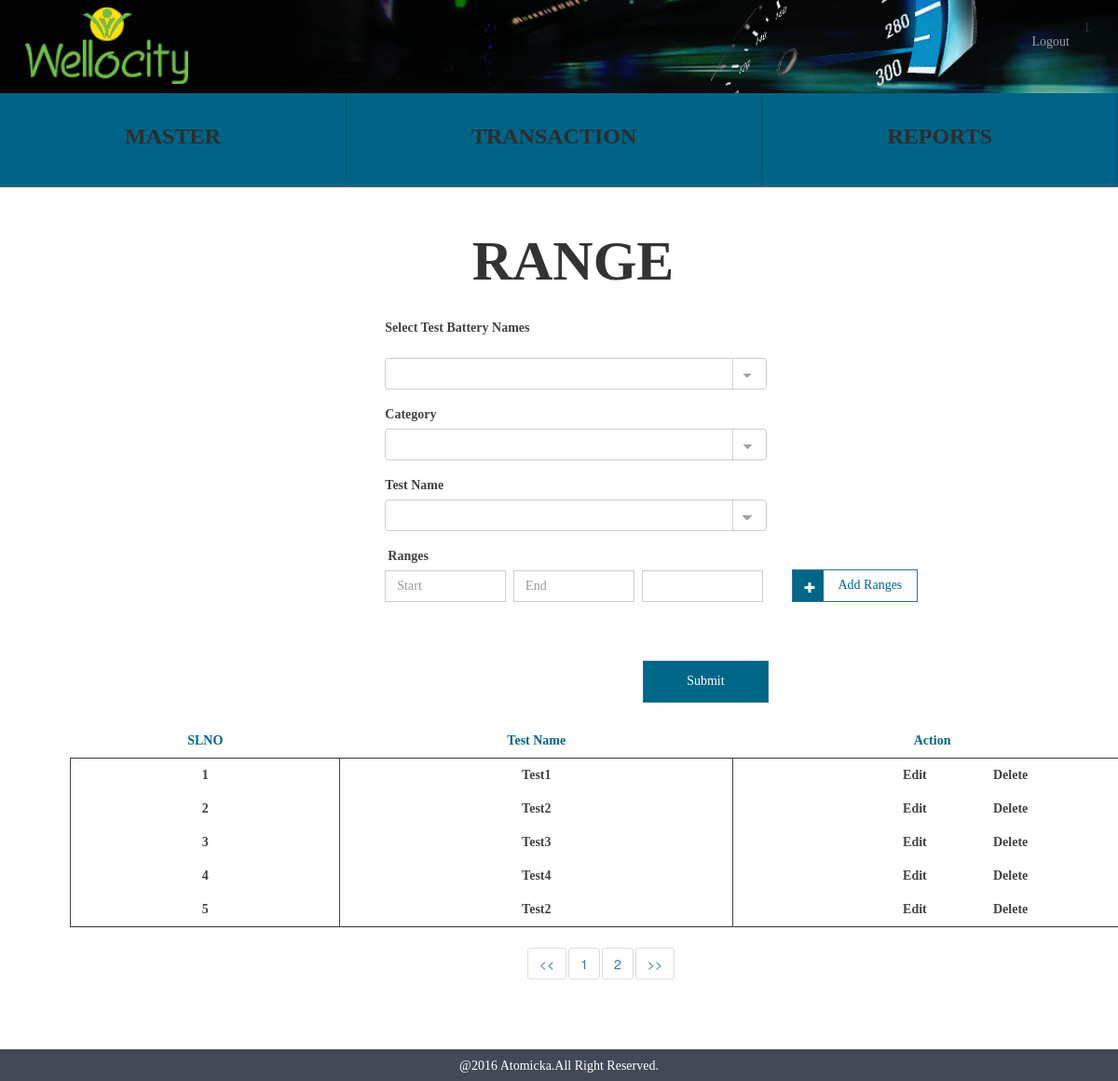
/range.php (signed in), run on the app's committed database.
### tables this page shows
CREATE TABLE IF NOT EXISTS `wc_range` (
  `range_id` int(10) NOT NULL AUTO_INCREMENT COMMENT 'Stores the range id',
  `rangetestbattery_id` int(10) NOT NULL COMMENT 'Stores the reference testbattery id for handling range',
  `rangecategories_id` int(10) NOT NULL COMMENT 'Stores the reference categories id for handling range',
  `rangetest_id` int(10) NOT NULL COMMENT 'Stores the reference test id for handling range',
  `range_status` tinyint(1) NOT NULL COMMENT 'Stores the range status either active or inactive',
  `range_createddate` timestamp NOT NULL DEFAULT CURRENT_TIMESTAMP COMMENT 'Stores the created date of the range',
  PRIMARY KEY (`range_id`),
  KEY `rangetestbattery_id` (`rangetestbattery_id`),
  KEY `rangecategories_id` (`rangecategories_id`),
  KEY `rangetest_id` (`rangetest_id`)
);

CREATE TABLE IF NOT EXISTS `wc_test` (
  `test_id` int(10) NOT NULL AUTO_INCREMENT,
  `test_name` varchar(100) NOT NULL,
  `test_status` tinyint(1) NOT NULL,
  `test_createddate` timestamp NOT NULL DEFAULT CURRENT_TIMESTAMP,
  PRIMARY KEY (`test_id`)
);

### functions/test_battery_functions.php (called while the page is built, shortened)
<?php
class testbatteryfunction{
    public function testbatterySelect(){
      $res = mysql_query("SELECT * FROM wc_testbattery where testbattery_status='1'")or die(mysql_error());
      return $res;
    }
}
 ?>

### functions/category_function.php (called while the page is built, shortened)
<?php
class categoryfunction{
    public function categoryselectfunction(){
      $temp_arr = array();
      $res = mysql_query("SELECT * FROM wc_categories") or die(mysql_error());
      while($row = mysql_fetch_array($res)) {
          $temp_arr[] =$row;
      }
      return $temp_arr;
      }
}
 ?>

### functions/test_functions.php (called while the page is built, shortened)
<?php
class testfunction{
    public function testSelect(){
      $res = mysql_query("SELECT * FROM wc_test where test_status='1'")or die(mysql_error());
      return $res;
    }
}
 ?>

### functions/range_function.php (called while the page is built, shortened)
<?php
 	class rangeFunction {
		public function rangeSelect(){
			$res = mysql_query("select * from wc_range r,wc_test t where r.rangetest_id=t.test_id and r.range_status='1'")or die(mysql_error());
			return $res;
		}
	}
?>

### range.php (the view, shortened to what this page needs)
<?php require_once "session.php";
	  require_once "header.php";
	  require_once 'functions/range_function.php';
	  require_once "functions/test_battery_functions.php";
	  require_once "functions/category_function.php";
	  require_once "functions/test_functions.php";
	  $rangeFunction = new rangeFunction();
	  $testbatteryfunction =  new testbatteryfunction();
	  $categoryfunction = new categoryfunction();
	  $testfunction = new testfunction();
?>
<div class="container">
	<div class="container align_center align_height">
		<span class="sports">RANGE</span>
	</div>
	<div class="container">
		<div class="col-xs-12 col-md-11">
			<div class="col-md-4 hidden-xs"></div>
			<div class="col-xs-12 col-md-7 align_margin">
				<form name="range_form" id="range_form_id">
					<div class="form-group">
						  <label for="sel1">Select Test Battery Names</label>
						  <option value=""></option>
						  <select class="form-control adjust_width classic" id="sel1" name="range_testbattery" data-validation-error-msg="Please Select the Name of Test Battery " data-validation="required">
						  <option></option>
						  <?php
	                        $query = $testbatteryfunction->testbatterySelect();
	                        while ($row = mysql_fetch_array($query)) {
	                            ?>
	                            <option value="<?php echo $row['testbattery_id']; ?>"><?php echo $row['testbattery_name']; ?></option>
	                      <?php } ?>
						  </select>
					</div>
					<div class="form-group">
						  <label for="sel1">Category</label>
						  <select class="form-control adjust_width classic" id="sel1" name="range_category" data-validation-error-msg="Please Select the Category of Test Battery" data-validation="required">
						    <option value=""></option>
						  <?php
						  $cat_data = $categoryfunction->categoryselectfunction();
						  foreach( $cat_data as $eachrecord ) {
						   ?>
							<option value="<?php echo $eachrecord['categories_id']; ?>"><?php echo $eachrecord['categories_name']; ?></option>
							<?php } ?>
						  </select>
					</div>
					<div class="form-group">
						  <label for="sel1">Test Name</label>
						  <select class="form-control adjust_width classic" id="sel1" name="range_test" data-validation-error-msg="Please Select the name of the Test" data-validation="required">
						  <option value=""></option>
						   <?php
	                        $query = $testfunction->testSelect();
	                        while ($row = mysql_fetch_array($query)) {
	                            ?>
	                            <option value="<?php echo $row['test_id']; ?>"><?php echo $row['test_name']; ?></option>
	                      <?php } ?>
						  </select>
					</div>
					<div class="form-group range_holder col-md-12">
						<div class="clone_content" id="range_counter1">
						  <label for="range" class="range_label">Ranges</label><br>
						  	<div class="form-group col-md-10">
								  <div class="col-md-4">
								  	<input type="text" class="form-control classic range_align  r_strt" id="strt1" name="range_start1" placehoder="Start" data-validation-error-msg="Please Enter the start range of Test" data-validation="number" placeholder="Start">
								  </div>
								  <div class="col-md-4">
								  	<input type="text" class="form-control classic range_align  r_end" id="end1" name="range_end1" placehoder="end" data-validation-error-msg="Please Enter the End range of Test" data-validation="number" placeholder="End">
								  </div>
								  <div class="col-md-4">
								  	<input type="text" class="form-control classic range_align  r_point" id="point1" name="range_points1" placehoder="points" data-validation-error-msg="Please Enter the Point" data-validation="number">
								  </div>
							</div>
						</div>
					</div>
					<div class="form-group add-ranges-button">
						<input type="button" class="btn btn-primary ranges_btn add_range_points" value="Add Ranges"><i class="fa fa-plus plus_align"></i>
					</div>
					<div class="col-md-9 schedule_btn">
						<input type="submit" class="btn btn-primary align_right clear add_range_act" value="Submit">
					</div>
				</form>
			</div>
			<div class="container">
			  <table class="table range_table">
			    <thead>
			      <tr class="row_color">
			        <th class="align_center">SLNO</th>
			        <th class="align_center">Test Name</th>
			        <th class="align_center">Action</th>
			      </tr>
			    </thead>
			    <tbody>
			     	<?php
                    $query = $rangeFunction->rangeSelect();
                    while ($row = mysql_fetch_array($query)) {
                        ?>
                        <tr class="align_center delete_color">
					        <td class="t_range_id"><?php echo $row['range_id']; ?></td>
					        <td class="t_range_testname"><?php echo $row['test_name']; ?></td>
					        <td>
					        	<span class="edit_state" onclick="editfunction(<?php echo $row['range_id'] ?>)">Edit</span>
					        	<span class="delete_state" data-value="<?php echo $row['range_id'] ?>">Delete</span>
					        </td>
				        </tr>
                    <?php } ?>
			    </tbody>
			  </table>
			</div>
		</div>
	</div>
</div>
<?php require_once "footer.php" ?>

### css/style.css (style rules this page uses)
.align_center { text-align: center; }
.align_right { float: right; }
.sports { font-size: 60px; font-weight: bold; position: relative; font-family: Montserrat; }
.align_margin { margin-bottom:23px; }
.align_height { line-height: 2; }
.row_color { color: #006687; font-family: Montserrat; }
.delete_color { color: #414141; font-weight: bold; font-family: Montserrat; }
.clear { background-color: #006687 !important; color: #fff !important; height: 45px; width: 135px; border-radius: 0 !important; font-weight: bold; font-family: Montserrat; margin-right: 10px; }
.adjust_width { width: 410px !important; height: 34px; box-shadow: none !important; }
.table > thead > tr > th, .table > tbody > tr > th, .table > tfoot > tr > th, .table > thead > tr > td, .table > tbody > tr > td, .table > tfoot > tr > td { border-top: 0 !important; }
.table > thead > tr > th { border-bottom: 1px !important; }
.table > tbody { border:1px solid !important; }
.table > tbody td { border:1px solid; border-bottom: 0 !important }
.table > thead { border-bottom: 1px solid; }
select.classic { background-image: linear-gradient(45deg, transparent 50%, #a0a0a0 50%), linear-gradient(135deg, #a0a0a0 50%, transparent 50%), linear-gradient(to right, #ccc, #ccc); background-position: calc(100% - 20px) calc(1em + 2px), calc(100% - 15px) calc(1em + 2px), calc(100% - 2.5em) -0.5em; background-size: 5px 5px, 5px 5px, 0.07em 3.5em; background-repeat: no-repeat; cursor: pointer; }
select { -moz-appearance: none; -webkit-appearance:none; appearance: none; }
.edit_state,.edit_district { cursor: pointer; }
.delete_state,.delete_district { cursor: pointer; float: right; position: relative; right: 25%; }
.schedule_btn { padding: 0 !important; }
.range_align { border-radius: 0 !important; box-shadow: none !important; color: #c6c6c6 !important; font-family: Montserrat; height: 34px; position: relative; right: 45px; width: 130px !important; }
.ranges_btn { background-color: #fff !important; border-radius: 0 !important; bottom: 45px; color: #006687 !important; cursor: pointer !important; float: right; font-family: Montserrat; font-weight: bold; height: 35px; padding: 2px 0 2px 32px !important; width: 135px; }
.plus_align { background: rgb(0, 102, 135) none repeat scroll 0 0; color: rgb(255, 255, 255); cursor: pointer; float: right; left: 34px; padding: 12px 10px 7px 12px; position: relative; top: 1px; }
label { color: #414141 !important; font-family: Montserrat; }
button, input, optgroup, select, textarea { font-family: Montserrat !important; }
.add-ranges-button { bottom: 65px; left: 10px; position: relative; }
.range_label { position: relative; right: 12px; }

### data on the page
wc_range: range_id "1", rangetest.test_name "Test1"
wc_range: range_id "2", rangetest.test_name "Test2"
wc_range: range_id "3", rangetest.test_name "Test3"
wc_range: range_id "4", rangetest.test_name "Test4"
wc_range: range_id "5", rangetest.test_name "Test2"

### other printed values
$_SESSION['login'] "1"
